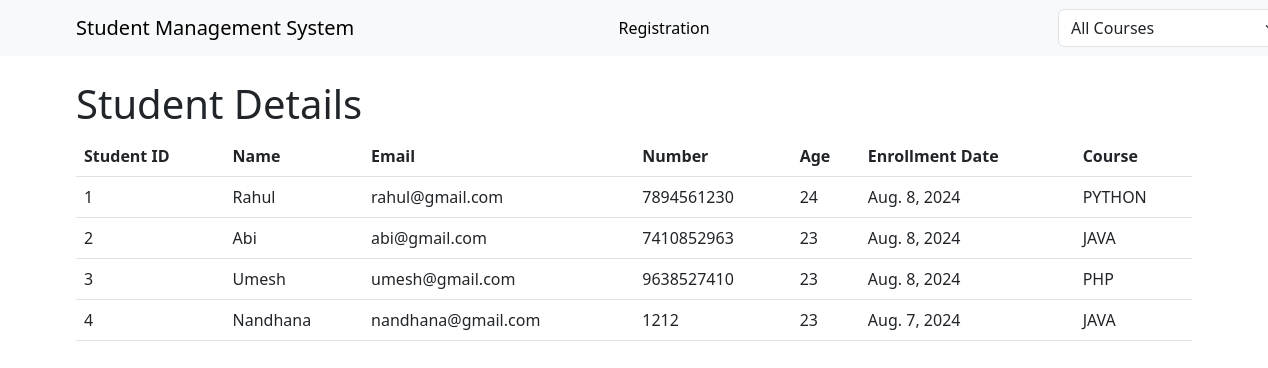
The page / on the database its author committed.
### studentapp/models.py (models this page shows, shortened)
class Student(models.Model):
    student_id = models.AutoField(primary_key=True)
    name = models.CharField(max_length=100)
    email = models.EmailField()
    number = models.CharField(max_length=13)
    age = models.IntegerField()
    enrollmentdate = models.DateField()
    course = models.ForeignKey(Course, on_delete=models.SET_NULL,null=True)

class Course(models.Model):
    name = models.CharField(max_length = 30)
    def __str__(self):
        return f"{self.name}"

### studentapp/views.py (the view, shortened to what this page needs)
# urls.py: path('',views.display_studentdata),
def display_studentdata(request):
    category = Course.objects.all()
    coursefilter = None
    print("ll")
    data = Student.objects.all()
    return render(request, 'index.html', {"data":data,"coursefilter":coursefilter,"category":category})

### templates/index.html (shortened to what this page needs)
{% load static %}
<!DOCTYPE html>
<html lang="en">
<head>
    <link href="https://cdn.jsdelivr.net/npm/bootstrap@5.3.0-alpha1/dist/css/bootstrap.min.css" rel="stylesheet">
</head>
<body>
    <nav class="navbar navbar-expand-lg navbar-light bg-light">
        <div class="container">
          <a class="navbar-brand">Student Management System </a>
          <div class="collapse navbar-collapse" id="navbarSupportedContent">
            <ul class="navbar-nav mx-auto mb-2 mb-lg-0">
              <li class="nav-item">
                <a class="nav-link active" aria-current="page" href="/register">Registration</a>
              </li>
            </ul>
            <form method="POST">
                <select class="form-select" aria-label="Default select example" style="margin-left: 100px;"
                name="categories" onchange="this.form.submit()">
                <option value="">All Courses</option>
            </select>
            </form>
          </div>
        </div>
      </nav>
      <div class="container mt-4">
        <h1>Student Details</h1>
        <table class="table">
          <thead>
            <tr>
              <th>Student ID</th>
              <th>Name</th>
              <th>Email</th>
              <th>Number</th>
              <th>Age</th>
              <th>Enrollment Date</th>
              <th>Course</th>
            </tr>
          </thead>
          <tbody>
            {% for x in data %}
            <tr>
              <td>{{ x.student_id }}</td>
              <td>{{ x.name }}</td>
              <td>{{ x.email }}</td>
              <td>{{ x.number}}</td>
              <td>{{ x.age}}</td>
              <td>{{ x.enrollmentdate}}</td>
              <td>{{ x.course}}</td>
            </tr>
            {% endfor %}
          </tbody>
        </table>
      </div>
</body>
</html>

### rows shown on the page
Student: student_id "1", name "Rahul", email "rahul@gmail.com", number "7894561230", age "24", enrollmentdate "Aug. 8, 2024", course "PYTHON"
Student: student_id "2", name "Abi", email "abi@gmail.com", number "7410852963", age "23", enrollmentdate "Aug. 8, 2024", course "JAVA"
Student: student_id "3", name "Umesh", email "umesh@gmail.com", number "9638527410", age "23", enrollmentdate "Aug. 8, 2024", course "PHP"
Student: student_id "4", name "Nandhana", email "nandhana@gmail.com", number "1212", age "23", enrollmentdate "Aug. 7, 2024", course "JAVA"
